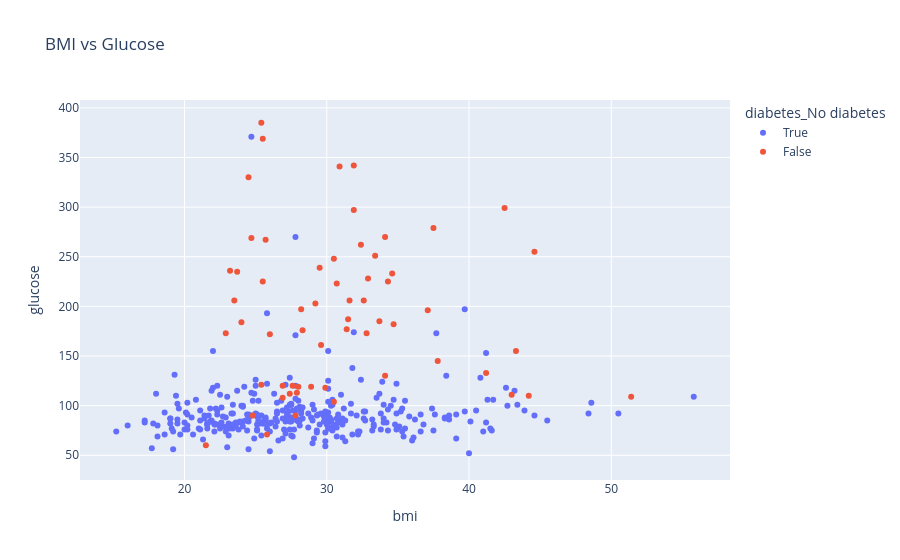

This figure's notebook cell:
### Code cell
px.scatter(df, x='bmi', y='glucose', color='diabetes_No diabetes', hover_data=['age', 'gender_male'], title='BMI vs Glucose')

### Figure 1 — Plotly figure (JSON) as saved in the notebook; plotly's stock layout.template omitted (floating-point values rounded to 4 significant figures; data arrays with more than 128 entries replaced by an {"elided": "..."} marker saying what was removed)
{"data": [{"customdata": {"elided": "330x2 mixed values"}, "hovertemplate": "diabetes_No diabetes=True<br>bmi=%{x}<br>glucose=%{y}<br>age=%{customdata[0]}<br>gender_male=%{customdata[1]}<extra></extra>", "legendgroup": "True", "marker": {"color": "#636efa", "symbol": "circle"}, "mode": "markers", "name": "True", "orientation": "v", "showlegend": true, "type": "scatter", "x": {"elided": "330 float values"}, "xaxis": "x", "y": {"elided": "330 int values"}, "yaxis": "y"}, {"customdata": [[26, true], [29, false], [31, false], [36, true], [38, false], [40, false], [43, false], [44, false], [45, true], [47, false], [47, true], [49, true], [49, false], [50, true], [50, true], [51, false], [51, false], [51, false], [52, false], [53, true], [53, true], [55, true], [56, false], [56, true], [57, false], [58, true], [59, false], [59, false], [59, true], [59, true], [60, false], [60, true], [60, false], [61, false], [61, true], [62, false], [62, false], [63, false], [63, false], [63, false], [64, true], [64, true], [64, false], [65, true], [65, true], [66, false], [66, true], [67, true], [70, true], [70, false], [71, false], [72, true], [73, false], [74, false], [75, true], [76, false], [79, true], [80, false], [84, false], [91, false]], "hovertemplate": "diabetes_No diabetes=False<br>bmi=%{x}<br>glucose=%{y}<br>age=%{customdata[0]}<br>gender_male=%{customdata[1]}<extra></extra>", "legendgroup": "False", "marker": {"color": "#EF553B", "symbol": "circle"}, "mode": "markers", "name": "False", "orientation": "v", "showlegend": true, "type": "scatter", "x": [21.5, 24.7, 43.3, 28.9, 42.5, 41.2, 32.9, 31.5, 34.1, 27.6, 34.3, 37.1, 34.6, 44.6, 25.4, 44.2, 34.7, 33.7, 26.9, 31.9, 25.5, 23.2, 32.8, 23.5, 28.3, 29.5, 30.5, 26.9, 27.4, 25.7, 34.1, 30.7, 24.8, 25.5, 24.5, 51.4, 32.6, 37.8, 28.0, 33.4, 31.4, 27.8, 28.2, 26.0, 30.9, 30.5, 22.9, 25.4, 31.6, 43.0, 29.2, 25.8, 29.9, 32.4, 31.9, 27.9, 23.7, 29.6, 37.5, 24.0], "xaxis": "x", "y": [60, 269, 155, 119, 299, 133, 228, 187, 130, 120, 225, 196, 233, 255, 385, 110, 182, 185, 120, 297, 369, 236, 173, 206, 176, 239, 248, 108, 112, 267, 270, 223, 90, 225, 330, 109, 206, 145, 119, 251, 177, 90, 197, 172, 341, 104, 173, 121, 206, 111, 203, 71, 118, 262, 342, 113, 235, 161, 279, 184], "yaxis": "y"}], "layout": {"legend": {"title": {"text": "diabetes_No diabetes"}, "tracegroupgap": 0}, "title": {"text": "BMI vs Glucose"}, "xaxis": {"anchor": "y", "domain": [0, 1], "title": {"text": "bmi"}}, "yaxis": {"anchor": "x", "domain": [0, 1], "title": {"text": "glucose"}}}}
